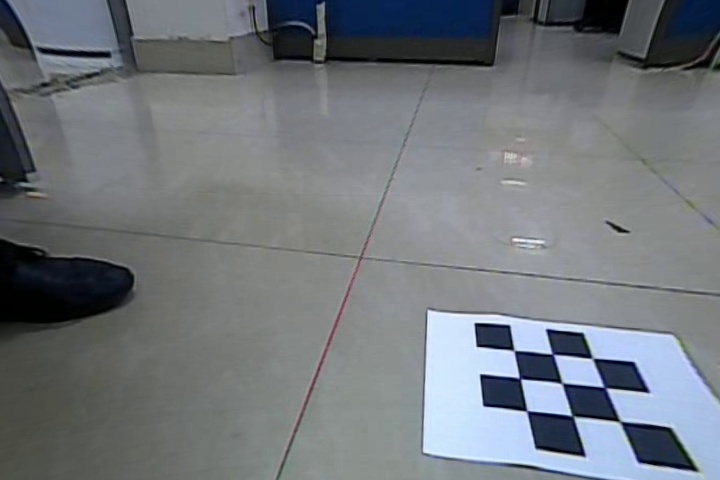
#> input picture Python/demo/left.jpg, 720 x 480 px
$ python main.py
#> lines starting #> are read from the running program, lines starting #| are printed output that depends on the picture
### Python/demo/imgs_fusion.py
import cv2
import numpy as np
from tools import *


# ----------------------------------------------------------图像融合类----------------------------------------------------
class Imgs_Fusion:
    """
    输入图像
    img1 = "./img1.jpg"
    img2 = ",.img2.jpg"
    """
    def __init__(self, **kwargs):
        self.kwargs = kwargs
        self.pointsdict = {}
        self.imgsdict = {}
        self.findcorners()
        self.obj_left = 15 * (np.array([[0, 0], [2, 0], [0, 2], [2, 2]], dtype=np.float32) + 25)
        self.obj_right = 15 * (np.array([[2, 0], [2, 2], [0, 0], [0, 2]], dtype=np.float32) + 25)

    # 找角点函数
    def findcorners(self):
        for i in self.kwargs:
            point_lists = []
            img = cv2.imread(self.kwargs[i])
#> img is the input picture: shape (480, 720, 3); mean B, G, R 123.8, 118.4, 113.4
            gray_img = cv2.cvtColor(img, cv2.COLOR_BGR2GRAY)
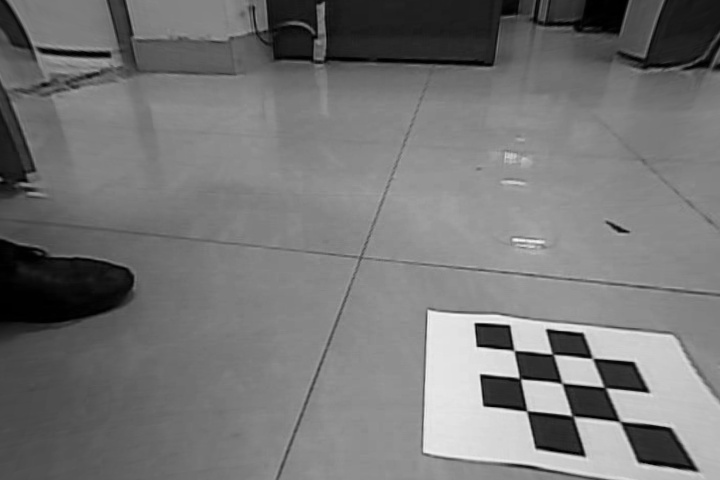
#> gray_img: shape (480, 720); min 0, max 244, mean 117.5
            ret, cp_img = cv2.findChessboardCorners(gray_img, (3, 3), None)
#> ret = True; cp_img = [[514, 350.7], [552.5, 354.1], [592.3, 358.4], [520, 378.5], [561.8, 383.5], [604.8, 387.5], [526.6, 410.9], [572.1, 415.8], [619.8, 421.5]]
            if ret:
                for j in range(0, len(cp_img)):
                    if j in [0, 2, 6, 8]:
                        point_lists.append(list(cp_img[j].ravel()))
#> this loop made 9 passes
#> after the loop, point_lists = [[514, 350.7], [592.3, 358.4], [526.6, 410.9], [619.8, 421.5]]
            self.pointsdict[i] = point_lists
#> pass 2 of the loop in findcorners, `for i in self.kwargs:`:
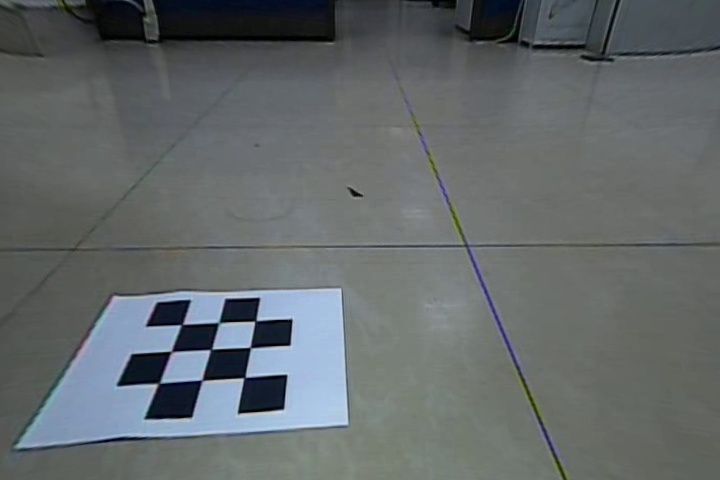
#> input picture Python/demo/right.jpg, 720 x 480 px
#> in findcorners, img is the input picture: shape (480, 720, 3); mean B, G, R 106.4, 104.6, 99.1
#> in findcorners, `gray_img = cv2.cvtColor(img, cv2.COLOR_BGR2GRAY)`:
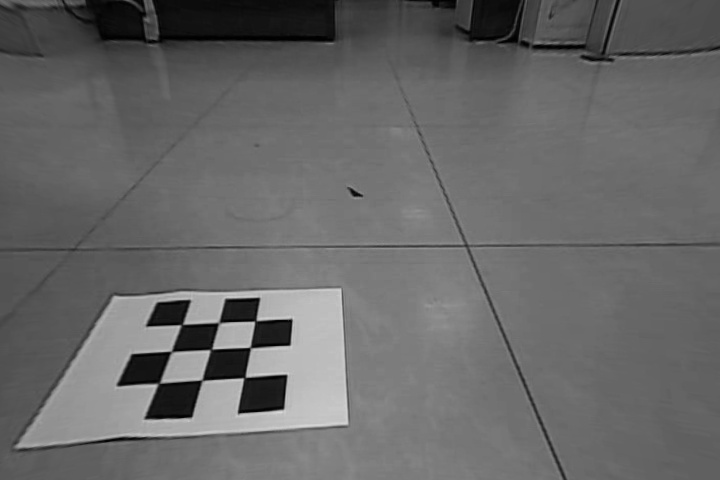
#> gray_img: shape (480, 720); min 0, max 219, mean 103.2
#> cp_img = [[255.3, 320.9], [249.9, 347.4], [244.5, 377.6], [218.9, 322.7], [210.4, 349.6], [201.8, 380.1], [181.5, 324.7], [171.5, 351.5], [158.4, 383.5]]
#> the loop in findcorners, `for j in range(0, len(cp_img)):` made 9 passes
#> after the loop in findcorners, `for j in range(0, len(cp_img)):`: point_lists = [[255.3, 320.9], [244.5, 377.6], [181.5, 324.7], [158.4, 383.5]]
        return self.pointsdict

    # 生成鸟瞰图函数
    def genbird(self):
        for i in self.kwargs:
            img = cv2.imread(self.kwargs[i])
            pointslist = self.pointsdict[i]
#> pointslist = [[514, 350.7], [592.3, 358.4], [526.6, 410.9], [619.8, 421.5]]
            h, w = img.shape[:2]
#> h = 480; w = 720
            if i == "img1":
                M, mask = cv2.findHomography(np.array(pointslist), self.obj_left)
#> M = [[-9.36, -25.81, 4681.8], [1.86, -42.55, 4786.3], [0.00109, -0.0742, 1]]; mask = [1, 1, 1, 1]
                # M = cv2.getPerspectiveTransform(pointslist, self.obj_left)
                result = cv2.warpPerspective(img, M, (w, h))
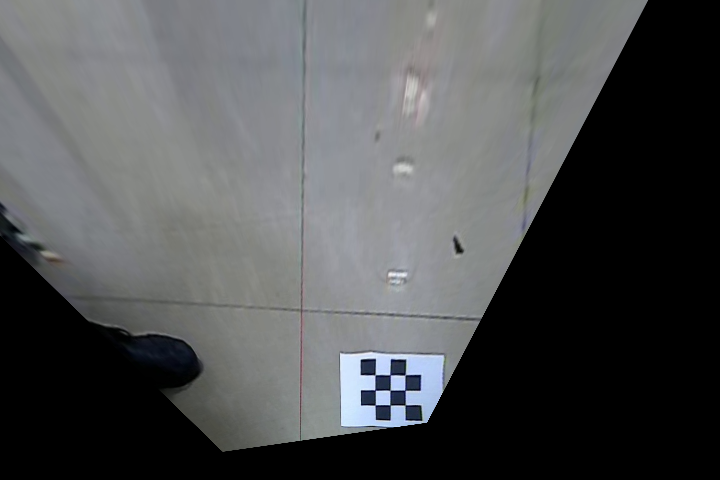
#> result: shape (480, 720, 3); mean B, G, R 82.4, 81.1, 79.5
                self.imgsdict[i] = result
            elif i == "img2":
                M, mask = cv2.findHomography(np.array(pointslist), self.obj_right)
                # M = cv2.getPerspectiveTransform(pointslist, self.obj_left)
                result = cv2.warpPerspective(img, M, (w, h))
                self.imgsdict[i] = result
#> pass 2 of the loop in genbird, `for i in self.kwargs:`:
#> pointslist has the same summary as point_lists in findcorners
#> in genbird, `M, mask = cv2.findHomography(np.array(pointslist), self.obj_right)`: M = [[2.32, 7.86, -463.5], [-0.186, 10.85, -978.4], [-0.00105, 0.0181, 1]]
#> in genbird, `result = cv2.warpPerspective(img, M, (w, h))`:
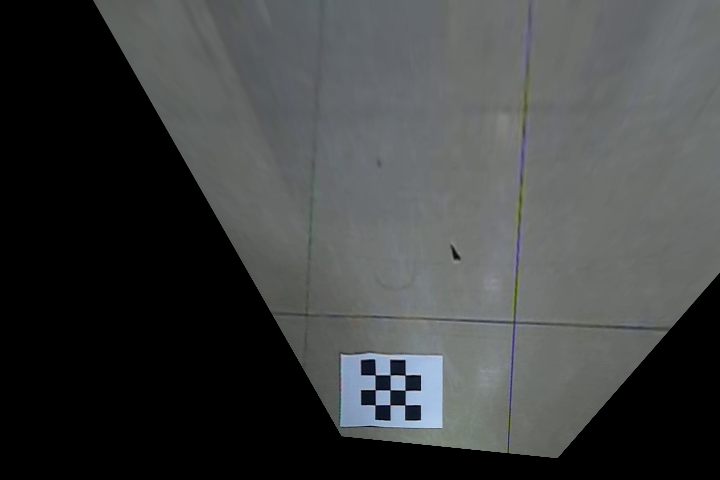
#> result: shape (480, 720, 3); mean B, G, R 66.2, 66, 63.8
        return self.imgsdict

    # 图像融合函数
    def fusion(self):
        self.genbird()
        base_img, change_img = self.imgsdict
#> base_img = 'img1'; change_img = 'img2'
        # 棋盘格会引起匹配错乱，考虑对棋盘格区域进行裁剪
        base_img = self.imgsdict[base_img][:420, :, :]  # 基准图像
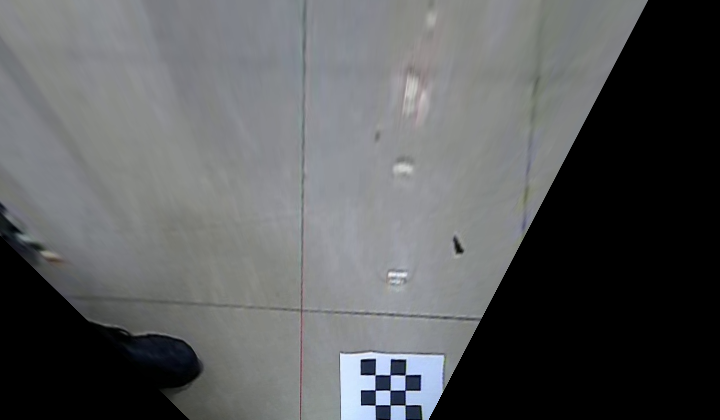
#> base_img: shape (420, 720, 3); mean of channels 0, 1, 2 92.5, 91.1, 89.4; drawn as B, G, R
        change_img = self.imgsdict[change_img][:420, :, :]  # 拼接图像
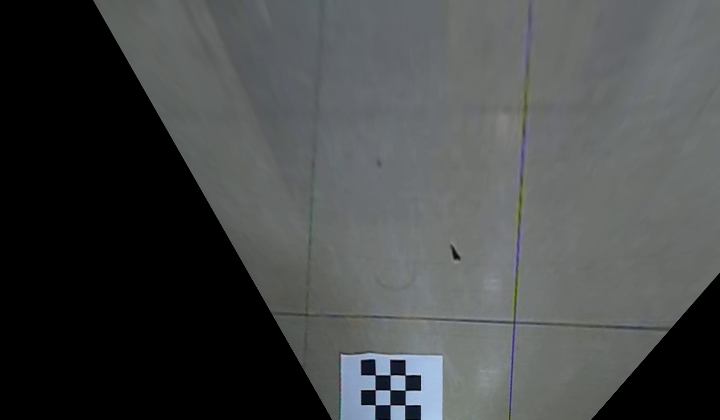
#> change_img: shape (420, 720, 3); mean of channels 0, 1, 2 73.2, 72.8, 70.5; drawn as B, G, R
        _img, base_img, changed_img = orb(base_img, change_img, 0.999)
        # ---------------------------------------------------按像素最大值拼接----------------------------------------------
        dst_target0 = np.maximum(base_img, changed_img)
        # -------------------------------------------------------特征融合------------------------------------------------
        dst_target1 = feature_fuse(base_img, changed_img)
        # -------------------------------------------------------画图展示------------------------------------------------
        show_image(base_img, change_img, changed_img, _img, dst_target1)

### Python/demo/main.py
from imgs_fusion import Imgs_Fusion


def main():
    Fuse = Imgs_Fusion(img1="./left.jpg", img2="./right.jpg")
    Fuse.fusion()
#> (the call stopped at in fusion, `_img, base_img, changed_img = orb(base_img, change_img, 0.999)`: tools is not available in this run)


if __name__ == '__main__':
    main()
